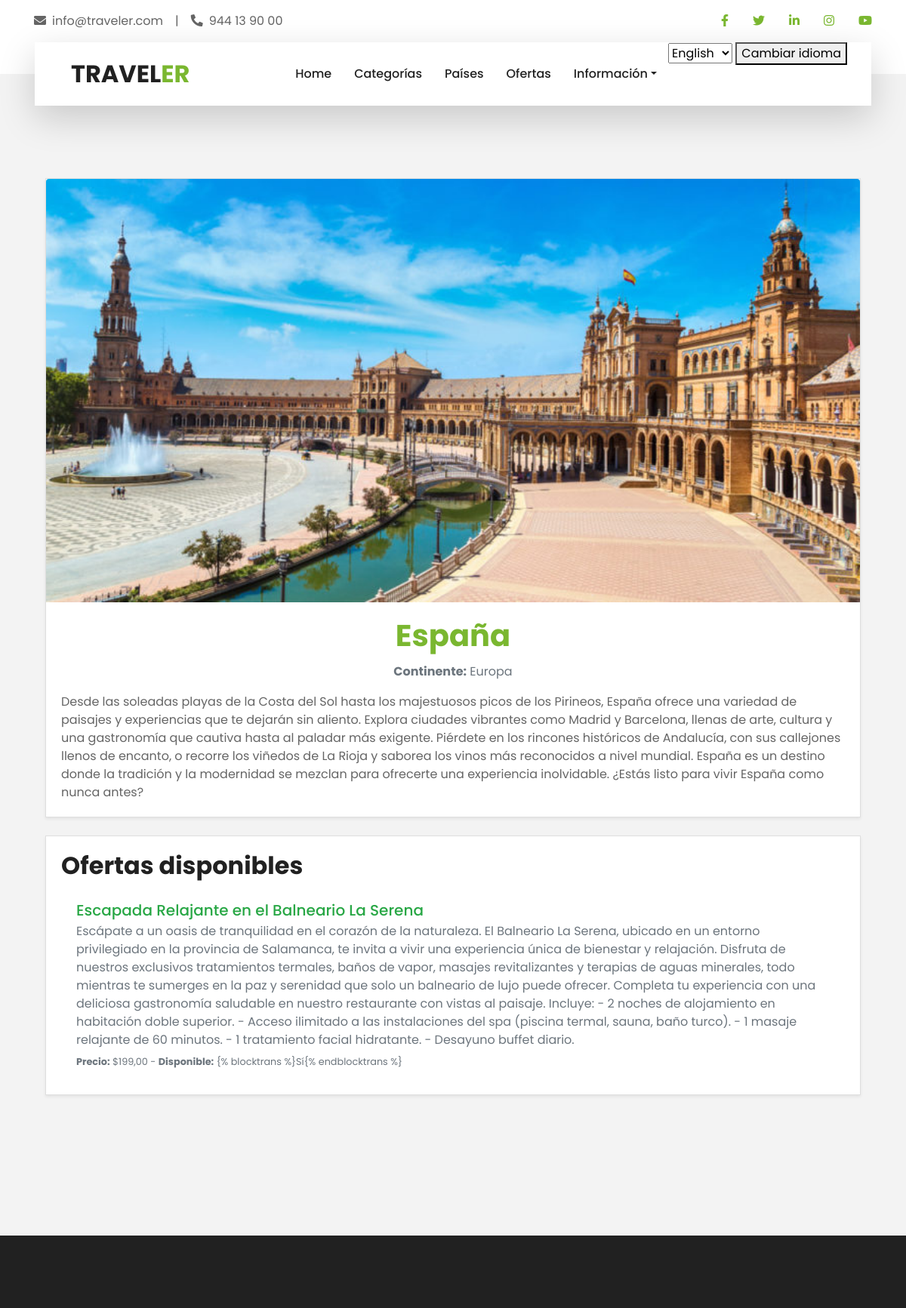
The app's page /es/paises/España/, older data.
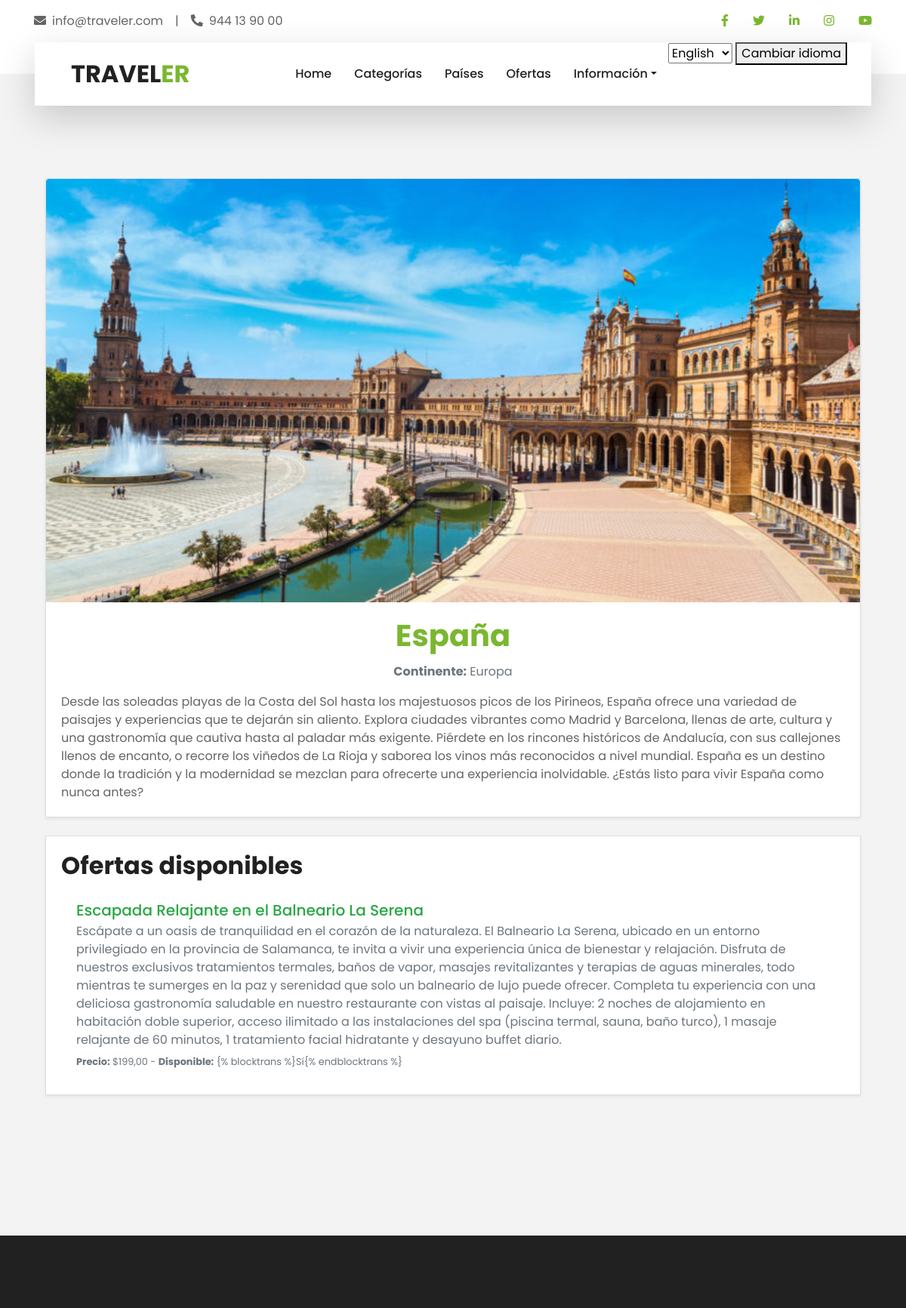
The same page, newer data.
### travelOffersApp/models.py (models this page shows, shortened)
class Oferta(models.Model):
    id_oferta = models.AutoField(primary_key=True)
    nombre = models.CharField(max_length=200)
    descripcion = models.TextField()
    precio = models.DecimalField(max_digits=10, decimal_places=2)
    fecha_inicio = models.DateField()
    fecha_fin = models.DateField()
    pais = models.ForeignKey(Pais, on_delete=models.CASCADE, related_name='ofertas')
    categorias = models.ManyToManyField(Categoria, related_name='ofertas')
    disponible = models.BooleanField(default=True)
    image = models.ImageField(upload_to='travelOffersApp/static/img/', blank=True, null=True)

### travelOffersApp/views.py (the view)
# urls.py: path('paises/<str:pk>/', views.PaisView.as_view(), name='pais'),
class PaisView(DetailView):
    model = Pais
    template_name = 'pais.html'
    context_object_name = 'pais'
    def get_context_data(self, **kwargs):
        context = super().get_context_data(**kwargs)
        context['titulo_pais'] = _("Detalles del país")
        return context

### travelOffersApp/templates/pais.html (shortened to what this page needs)
{% extends "base.html" %}
{% load static %}
{% load i18n %}
{% block content %}
<div class="container my-5">
    <div class="card shadow-sm mb-4">
        {% if pais.image %}
            <img src="{% static pais.image.name %}" alt="{% trans pais.nombre %}" class="card-img-top img-fluid rounded-top">
        {% endif %}
        <div class="card-body">
            <h1 class="card-title text-center text-primary">
                {% trans pais.nombre %}
            </h1>
            <p class="text-center text-muted">
                <strong>{% blocktrans %}Continente:{% endblocktrans %}</strong>
                {% trans pais.continente %}
            </p>
            <p class="card-text">
                {% trans pais.descripcion %}
            </p>
        </div>
    </div>
    <div class="card shadow-sm">
        <div class="card-body">
            <h2 class="card-title text-dark mb-3">
            </h2>
            <ul class="list-group list-group-flush">
                {% for oferta in pais.ofertas.all %}
                    <li class="list-group-item">
                        <h5 class="mb-1">
                            <a href="{% url 'oferta' oferta.id_oferta %}" class="text-success">
                                {% trans oferta.nombre %}
                            </a>
                        </h5>
                        <p class="mb-1 text-muted">
                            {% trans oferta.descripcion %}
                        </p>
                        <small class="text-muted">
                            <strong>{% blocktrans %}Precio:{% endblocktrans %}</strong> ${{ oferta.precio }} -
                            <strong>{% blocktrans %}Disponible:{% endblocktrans %}</strong>
                            {{ oferta.disponible|yesno:"{% blocktrans %}Sí{% endblocktrans %},{% blocktrans %}No{% endblocktrans %}" }}
                        </small>
                    </li>
                {% empty %}
                    <li class="list-group-item text-center text-muted">
                        {% blocktrans %}No hay ofertas disponibles para este país.{% endblocktrans %}
                    </li>
                {% endfor %}
            </ul>
        </div>
    </div>
</div>
{% endblock %}

Row changes from the older to the newer data that the page shows:
changed Oferta "Escapada Relajante en el Balneario La Serena": descripcion "…vistas al paisaje. Incluye: - 2 noches de alojamiento en habitación doble superior. - Acceso ilimitado a las instalaciones del spa (piscina termal, sauna, baño turco). - 1 masaje relajante de 60 minutos. - 1 tratamiento facial hidratante. - Desayuno buffet diario." → "…vistas al paisaje. Incluye: 2 noches de alojamiento en habitación doble superior, acceso ilimitado a las instalaciones del spa (piscina termal, sauna, baño turco), 1 masaje relajante de 60 minutos, 1 tratamiento facial hidratante y desayuno buffet diario."
